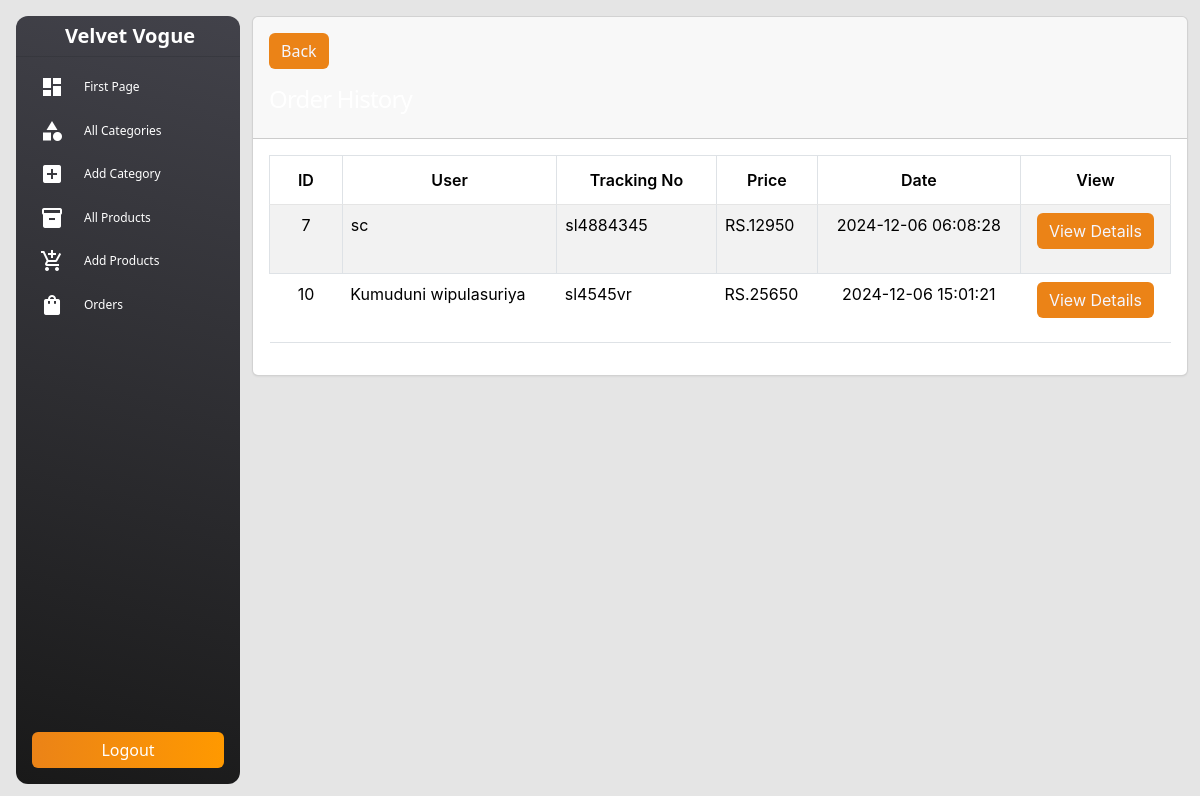
/admin/order-history.php (signed in), run on the app's committed database.
### tables this page shows
CREATE TABLE `orders` (
  `id` int(11) NOT NULL,
  `tracking_no` varchar(191) NOT NULL,
  `user_id` int(191) NOT NULL,
  `name` varchar(191) NOT NULL,
  `email` varchar(191) NOT NULL,
  `phone` varchar(191) NOT NULL,
  `address` mediumtext NOT NULL,
  `pincode` int(191) NOT NULL,
  `total_price` int(191) NOT NULL,
  `payment_mode` varchar(191) NOT NULL,
  `payment_id` varchar(191) DEFAULT NULL,
  `status` tinyint(4) NOT NULL DEFAULT 0,
  `comments` varchar(256) DEFAULT NULL,
  `created_at` timestamp NOT NULL DEFAULT current_timestamp()
);

### functions/myfunctions.php (called while the page is built, shortened)
<?php
include('../config/dbcon.php');
function getOrderHistory()
{
   global $con;
   $query = "SELECT * FROM orders WHERE status !='0' ";
   return $query_run = mysqli_query($con, $query);
}
?>

### admin/order-history.php (the view, shortened to what this page needs)
<?php
include('includes/header.php');
?>
<div class="container">
   <div class="row">
      <div class="col-md-12">
         <div class="card">
            <div class="card-header">
               <a href="orders.php" class="btn btn-edit">Back</a>
               <h4 class="text-white">Order History</h4>
            </div>
            <div class="card-body" id="">
               <table class="table table-bordered table-striped">
                  <thead class="text-center">
                     <tr>
                        <th>ID</th>
                        <th>User</th>
                        <th>Tracking No</th>
                        <th>Price</th>
                        <th>Date</th>
                        <th>View</th>
                     </tr>
                  </thead>
                  <tbody>
                     <?php
                        $orders = getOrderHistory();
                        if(mysqli_num_rows($orders) > 0)
                        {
                           foreach ($orders as $item) {
                           ?>
                              <tr>
                                 <td class="text-center"><?= $item['id']; ?></td>
                                 <td><?= $item['name']; ?></td>
                                 <td><?= $item['tracking_no']; ?></td>
                                 <td>RS.<?= $item['total_price']; ?></td>
                                 <td class="text-center"><?= $item['created_at']; ?></td>
                                 <td class="text-center">
                                    <a href="view-order.php?t=<?= $item['tracking_no']; ?>" class="btn btn-edit">View Details</a>
                                 </td>
                              </tr>
                           <?php
                           }
                        }
                        else
                        {
                           ?>
                              <tr>
                                 <td colspan="5">No orders yet</td>
                              </tr>
                           <?php
                        }
                     ?>
                  </tbody>
               </table>
            </div>
         </div>
      </div>
   </div>
</div>
<?php include('includes/footer.php'); ?>

### admin/order-history.php (style rules this page uses)
.btn-edit { background-color: #EB8317; color: #F4F6FF; border: none; transition: all 0.3s ease; }

### data on the page
orders: id "7", name "sc", tracking_no "sl4884345", total_price "12950", created_at "2024-12-06 06:08:28"
orders: id "10", name "Kumuduni wipulasuriya", tracking_no "sl4545vr", total_price "25650", created_at "2024-12-06 15:01:21"
